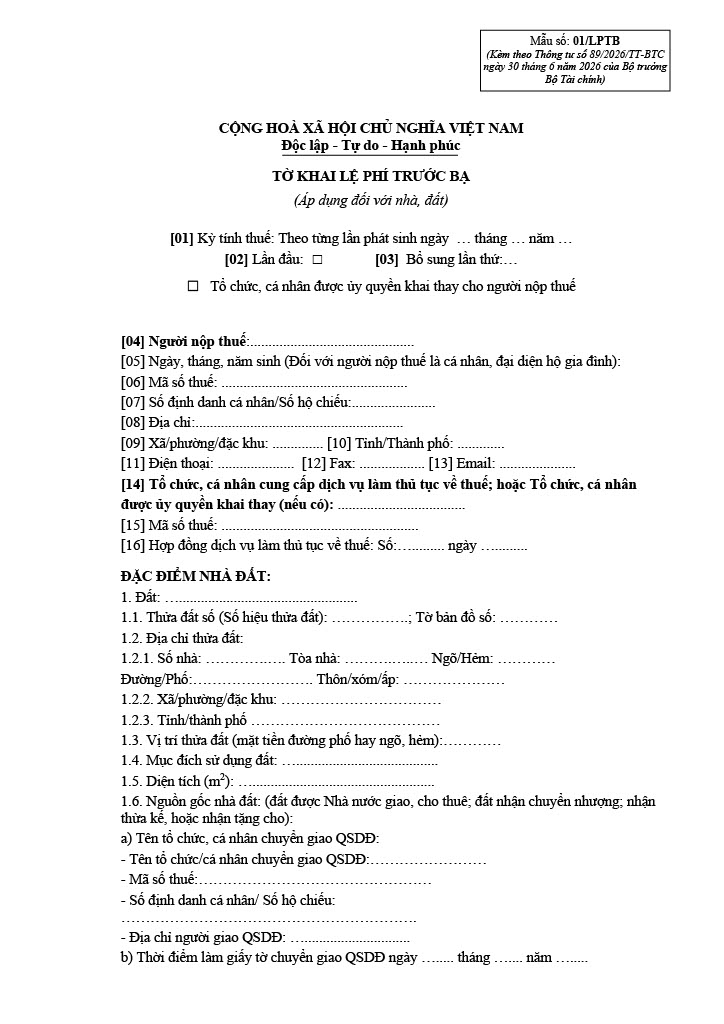
#> input picture assets/test-form.jpg, 724 x 1024 px
$ python -i text_layout.py   (imports and definitions only)
#> lines starting #> are read from the running program, lines starting #| are printed output that depends on the picture; after the words box and inside, x2 and y2 are one past the last pixel; in counts of white or black regions, pixels touching at a corner belong together
#> further down, picture is the input picture: shape (1024, 724); min 0, max 255, mean 243.3
import cv2
import numpy as np


# [95 lines left out: functions text_ink_mask, has_text_ink, is_sparse_hallucination, not called in this run]


def ruled_matrix_label_cells(gray):
    if gray.ndim != 2 or gray.shape[0] < 600 or gray.shape[1] < 500:
        return []
    height, width = gray.shape
#> height = 1024; width = 724
    _, ink = cv2.threshold(gray, 0, 255, cv2.THRESH_BINARY_INV + cv2.THRESH_OTSU)
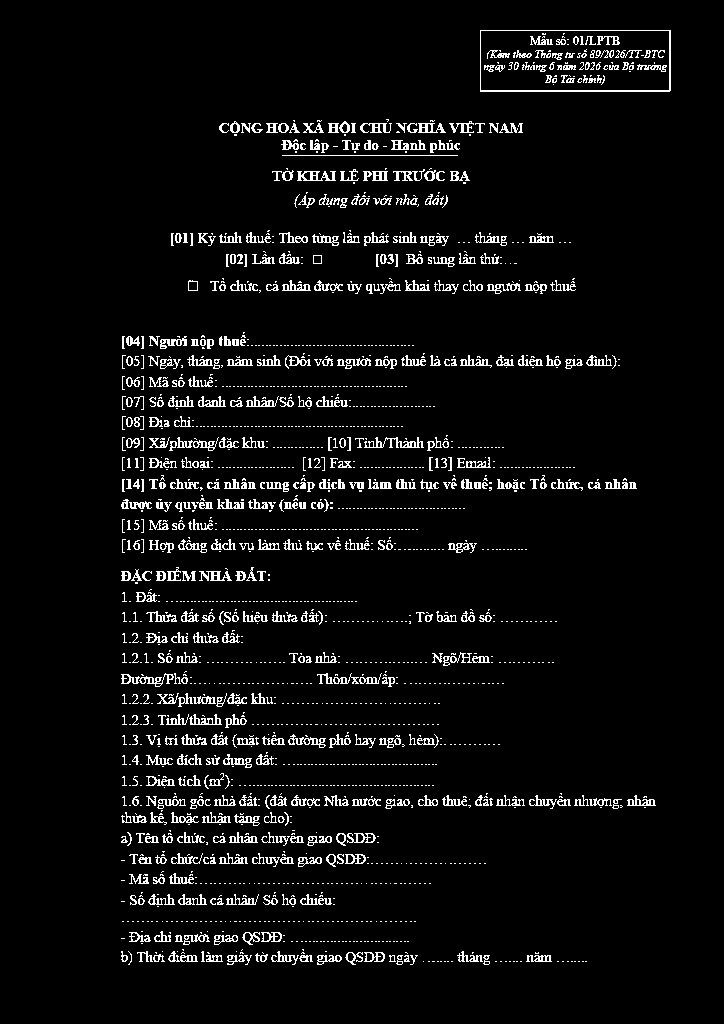
#> ink: shape (1024, 724); 5.1% white in thin lines or dots, all inside (x1, y1, x2, y2) = (121, 30, 671, 965)
    vertical = cv2.morphologyEx(ink, cv2.MORPH_OPEN,
                                cv2.getStructuringElement(cv2.MORPH_RECT, (1, max(30, height // 35))))
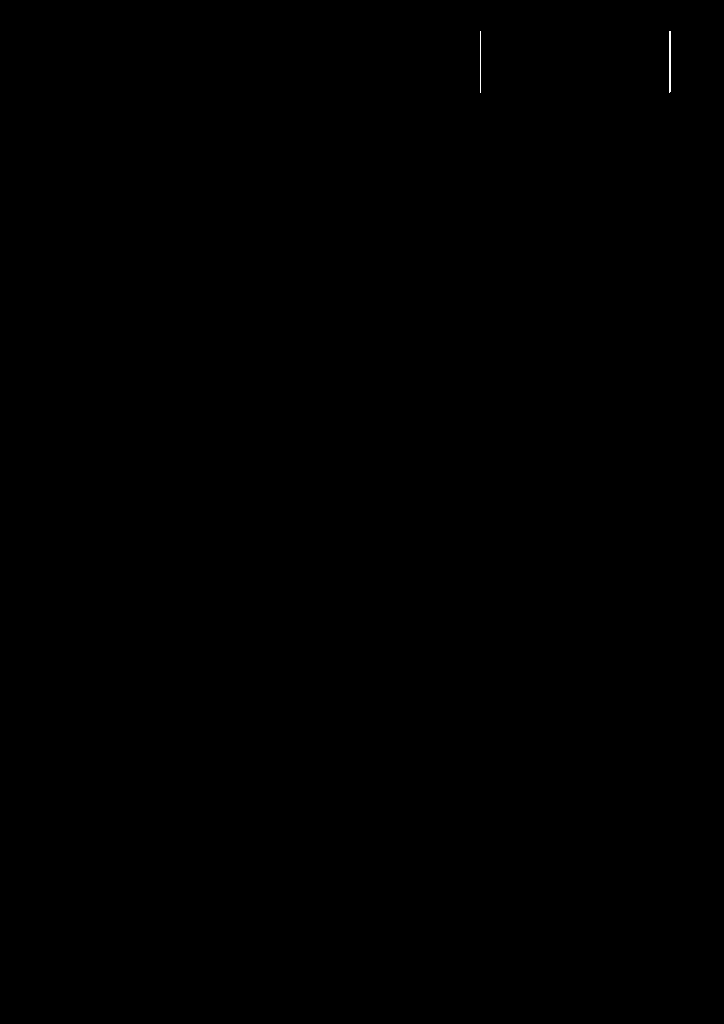
#> vertical: shape (1024, 724); 0.02% white in thin lines or dots, all inside (x1, y1, x2, y2) = (480, 31, 671, 93)
    horizontal = cv2.morphologyEx(ink, cv2.MORPH_OPEN,
                                  cv2.getStructuringElement(cv2.MORPH_RECT, (max(80, width // 10), 1)))
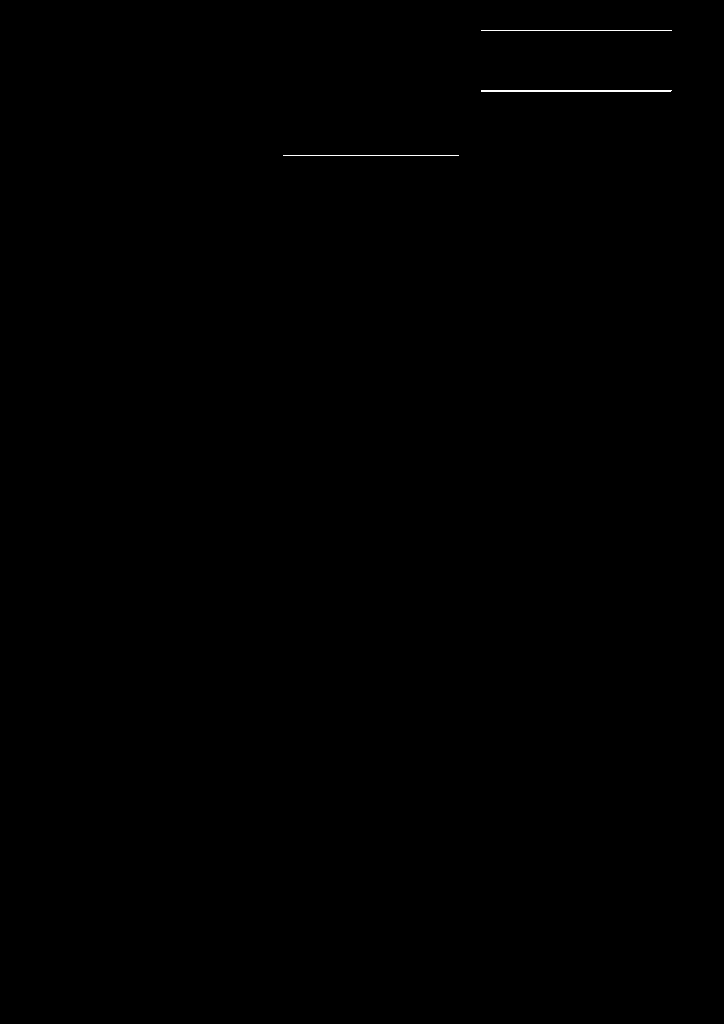
#> horizontal: shape (1024, 724); 0.1% white in thin lines or dots, all inside (x1, y1, x2, y2) = (283, 30, 672, 156)
    vertical_contours, _ = cv2.findContours(vertical, cv2.RETR_EXTERNAL, cv2.CHAIN_APPROX_SIMPLE)
#> vertical_contours = 2 contours, 1 with area under 20; largest, box (x1, y1, x2, y2) and area: (669, 31, 671, 93) 60
    horizontal_contours, _ = cv2.findContours(horizontal, cv2.RETR_EXTERNAL, cv2.CHAIN_APPROX_SIMPLE)
#> horizontal_contours = 3 contours, 2 with area under 20; largest, box (x1, y1, x2, y2) and area: (481, 90, 672, 92) 190
    candidates = sorted((cv2.boundingRect(contour) for contour in vertical_contours
                         if cv2.boundingRect(contour)[3] >= height * 0.3
                         and cv2.boundingRect(contour)[2] <= max(20, width * 0.025)), key=lambda rect: rect[0])
#> candidates = []
    walls = None
    positions = None
    label_columns = None
    for start in range(len(candidates) - 4):
        group = candidates[start:start + 5]
        locations = [left + rect_width // 2 for left, _, rect_width, _ in group]
        gaps = np.diff(locations)
        shared_top = max(rect[1] for rect in group)
        shared_bottom = min(rect[1] + rect[3] for rect in group)
        if (30 <= gaps[0] <= width * 0.14 and gaps[1] >= max(200, gaps[0] * 3)
                and all(45 <= gap <= width * 0.2 for gap in gaps[2:])
                and max(gaps[2:]) / min(gaps[2:]) <= 1.5
                and locations[-1] - locations[0] >= width * 0.5
                and shared_bottom - shared_top >= height * 0.28):
            walls, positions, label_columns = group, locations, [(0, 1), (1, 2)]
            break
#> this loop made 0 passes
    if walls is None:
        for anchor in candidates:
            aligned = [rect for rect in candidates if abs(rect[1] - anchor[1]) <= 15
                       and abs(rect[1] + rect[3] - anchor[1] - anchor[3]) <= 15]
            for start in range(len(aligned) - 5):
                group = aligned[start:start + 6]
                locations = [left + rect_width // 2 for left, _, rect_width, _ in group]
                gaps = np.diff(locations)
                shared_top = max(rect[1] for rect in group)
                shared_bottom = min(rect[1] + rect[3] for rect in group)
                if (width * 0.2 <= gaps[0] <= width * 0.5
                        and all(45 <= gap <= width * 0.2 for gap in gaps[1:])
                        and max(gaps[1:]) / min(gaps[1:]) <= 1.5
                        and locations[-1] - locations[0] >= width * 0.5
                        and shared_bottom - shared_top >= height * 0.28):
                    walls, positions, label_columns = group, locations, [(0, 1)]
                    break
            if walls is not None:
                break
    if walls is None:
        return []
    top = max(rect[1] for rect in walls)
    bottom = min(rect[1] + rect[3] for rect in walls)
    if bottom - top < height * 0.28:
        return []
    rules = sorted((cv2.boundingRect(contour) for contour in horizontal_contours
                    if cv2.boundingRect(contour)[2] >= (positions[-1] - positions[0]) * 0.85
                    and cv2.boundingRect(contour)[0] <= positions[0] + 30
                    and cv2.boundingRect(contour)[0] + cv2.boundingRect(contour)[2] >= positions[-1] - 10
                    and top - 15 <= cv2.boundingRect(contour)[1] <= bottom + 15), key=lambda rect: rect[1])
    boundaries = [min(rect[1] for rect in walls)]
    for _, rule_top, _, rule_height in rules:
        location = rule_top + rule_height // 2
        if location - boundaries[-1] >= 25:
            boundaries.append(location)
    open_bottom = bottom - boundaries[-1]
    description_start, description_end = label_columns[-1]
    if (35 <= open_bottom <= max(150, height * 0.13)
            and has_header_text(gray[boundaries[-1] + 3:bottom - 3,
                                     positions[description_start] + 4:positions[description_end] - 4])):
        boundaries.append(bottom)
    if len(boundaries) < 5:
        return []
    cells = []
    for row_top, row_bottom in zip(boundaries, boundaries[1:]):
        if len(label_columns) == 1 and row_bottom != bottom:
            continue
        if row_bottom - row_top > max(150, height * 0.13):
            continue
        for start, end in label_columns:
            first, second = positions[start], positions[end]
            left, right = first + 4, second - 4
            upper, lower = row_top + 3, row_bottom - 3
            if right - left >= 25 and lower - upper >= 20:
                cells.append((left, upper, right, lower))
    return cells


# [123 lines left out: functions split_multiline_region, has_header_text, ruled_header_cells, suppress_overlapping_boxes, not called in this run]

>>> import cv2
>>> picture = cv2.imread('../../assets/test-form.jpg', cv2.IMREAD_GRAYSCALE)
>>> result = ruled_matrix_label_cells(picture)
#> result = []
